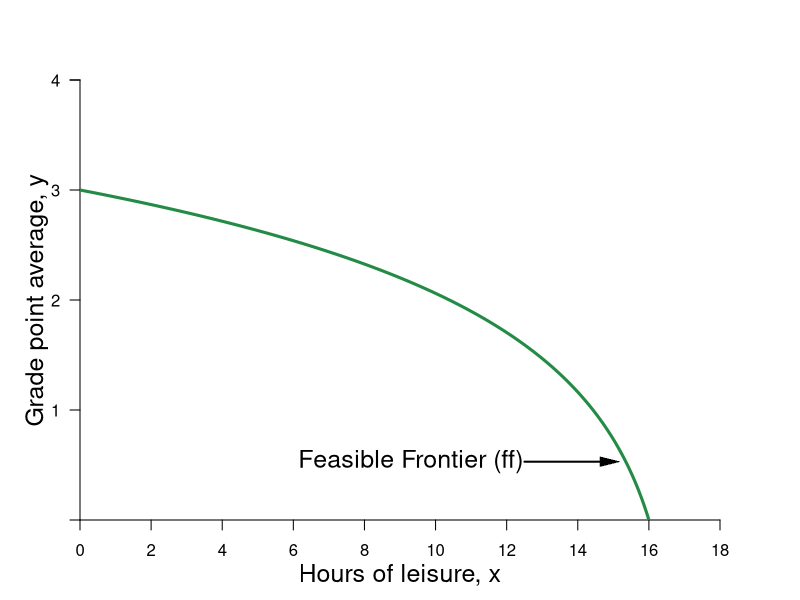

R code for this plot:
#Graph Designer: Simon Halliday & Madeleine Wettach '20
#Authors: Bowles, Foley and Halliday
#Title: Microeconomics: Competition, Conflict and Coordination

library(shape)
pdf(file = "constrained_optimization/step_by_step_graphs_3/ff_shaded_step1.pdf", width = 8, height = 8)

#Set parameters for graphics
axislabelsize <- 1.5
labelsize <- 1.1
graphlinewidth <- 3
segmentlinewidth <- 2

COL <- c("#7fc97f", "#beaed4", "#fdc086", "#ffff99", "#386cb0", "#f0027f", "#bf5b17", "#666666")
COLA <- c("#e0f3db", "#99d8c9","#66c2a4","#41ae76", "#238b45", "#005824")
COLB <- c("#c6dbef", "#4eb3d3", "#2b8cbe", "#0868ac","#084081")

#Edited the margins to cater for the larger LHS labels
par(mar =  c(4, 4, 4, 4))

#Change this to make it log of l 

# ppf <- function(l, k = 0.5) {
#   k * (1/l)
# }

ppf <- function(x, k = 1.058868, maxx = 17) {
  k*(log(maxx -  x))
}

uFn <- function(x, y, alpha = 0.3){
  (x^alpha)*(y^(1-alpha))
}

ylims <- c(0, 4)
xlims <- c(0, 18)

npts <- 501 
x <- seq(xlims[1], xlims[2], length.out = npts)
y <- seq(ylims[1], ylims[2], length.out = npts) 
#a <- c(3.5, 4.58, 5.5) #alpha = 0.5
#a <- c(3, 3.9, 5) #alpha = 0.4
a <- c(2.58, 3.38, 4.28) #alpha = 0.3

plot(0, 0, xlim = xlims, ylim = ylims, type = "n",
     xlab = expression(paste("")),
     ylab = expression(paste("")), 
     xaxt = "n", 
     yaxt = "n", 
     cex.lab = axislabelsize, 
     bty = "n", 
     xaxs="i", 
     yaxs="i"
)


# ticksy <- seq(from = 0, to = ylims[2], by = 1)
# ylabels <- seq(from = 0, to = ylims[2], by = 1)
ticksx <- seq(from = 0, to = xlims[2], by = 2)
xlabels <- seq(from = 0, to = xlims[2], by = 2)
ticksy <- c(ylims[1], 1, 2, 3, 4, ylims[2])
ylabels <- c(NA, 1, 2, 3, 4, NA)
# ticksx <- c(xlims[1], 5.25, 8.944272, xlims[2])
# xlabels <- c(NA, expression(paste(x,"*")), expression(paste(bar(x))), NA)

axis(1, at = ticksx, pos = 0, labels = xlabels)
axis(2, at = ticksy, pos = 0, labels = ylabels, las = 1)

npts <- 500 
xx1 <- seq(xlims[1], xlims[2], length.out = npts)
xx2 <- seq(0, xlims[2], length.out = npts)
xx3 <- seq(xlims[1], 0, length.out = npts)
xx4 <- seq(-11, 0, length.out = npts)

#Draw the polygon for shading the feasible set
###xpoly1 <- seq(from = xlims[1], to = 16, length.out = 500)
###ypoly1 <- ppf(xpoly1, k = 1.058868, maxx = 17)
###polygon(x = c(xpoly1, xpoly1[1]), y = c(ypoly1, rev(ypoly1)[1]), col=COLA[1], density=NULL, border = NA)
##polygon(x = c(xlims[2], xlims[2], rev(xpoly1), 0),
##        y = c(ylims[2], 0, rev(ypoly1), ylims[2]), 
##        col=COLB[1], density=NULL, border = NA)


#Draw the graphs
lines(xx1, ppf(xx1, k = 1.058868, maxx = 17), col = COLA[5], lwd = graphlinewidth)
#lines(xx2, fishProd(xx2, k = 2), col = COLB[3], lwd = graphlinewidth)
#lines(xx3, feasibleLabor(xx3, time = 10), col = COL[3], lwd = graphlinewidth)
#lines(xx4, manufactureProd(xx4, k = 0.1, alpha = 2), col = COLB[4], lwd = graphlinewidth)

#Label the feasible frontier
text(9.3, 0.53, expression("Feasible Frontier (ff)"), cex = axislabelsize)
Arrows(12.5, 0.53, 14.9, 0.53, col = "black", lty = 1, lwd = 2, arr.type = "triangle", arr.lwd = 0.5)

##text(6, 1.5, expression("Feasible Set"), cex = axislabelsize)
##text(14, 3, expression("Infeasible"), cex = axislabelsize)

#Axis labels
mtext(expression(paste("Hours of leisure, ", x)), side = 1, line = 2.5, cex = axislabelsize)
text(-1.2, 0.5*ylims[2], expression(paste("Grade point average, ", y)), xpd = TRUE, cex = axislabelsize, srt = 90) 

#Add mrs = mrt at i
# text(8, 2.8, expression(paste(mrs(x,y) == mrt(x,y))), cex = labelsize)
# Arrows(8, 2.75, 8, 2.45, col = "black", lty = 1, lwd = 2, arr.type = "triangle", arr.lwd = 0.5)

#Label the indifference curves
# text(17, 1, expression(u[1]^A), cex = labelsize)
# text(17, 1.55, expression(u[2]^A), cex = labelsize)
# text(17, 2.25, expression(u[3]^A), cex = labelsize)

#Annotate max u point on feasibility frontier
# text(8.4, ppf(8) + 0.1, expression(paste(i)), cex = labelsize)
# segments(8, 0, 8, ppf(x = 8), lty = 2, col = "gray", lwd = segmentlinewidth)
# segments(0, ppf(x = 8), 8, ppf(x = 8), lty = 2, col = "gray", lwd = segmentlinewidth)
# points(8, ppf(x = 8), pch = 16, col = "black", cex = 1.5)
# 
# text(2.4, ppf(2) + 0.1, expression(paste(a)), cex = labelsize)
# segments(2, 0, 2, ppf(x = 2), lty = 2, col = "gray", lwd = segmentlinewidth)
# segments(0, ppf(x = 2), 2, ppf(x = 2), lty = 2, col = "gray", lwd = segmentlinewidth)
# points(2, ppf(x = 2), pch = 16, col = "black", cex = 1.5)
# 
# 
# text(14.15, ppf(13.75) + 0.1, expression(paste(b)), cex = labelsize)
# segments(13.75, 0, 13.75, ppf(x = 13.75), lty = 2, col = "gray", lwd = segmentlinewidth)
# segments(0, ppf(x = 13.75), 13.75, ppf(x = 13.75), lty = 2, col = "gray", lwd = segmentlinewidth)
# points(13.75, ppf(x = 13.75), pch = 16, col = "black", cex = 1.5)



dev.off()
